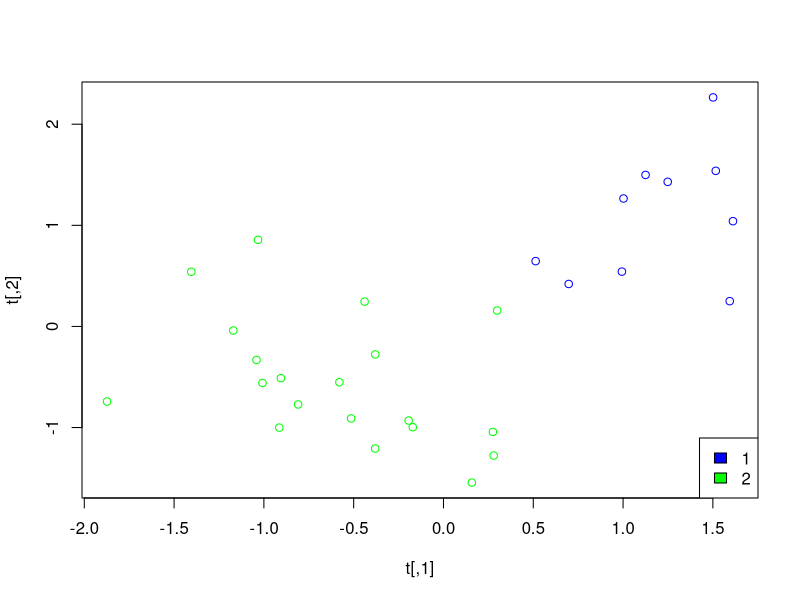
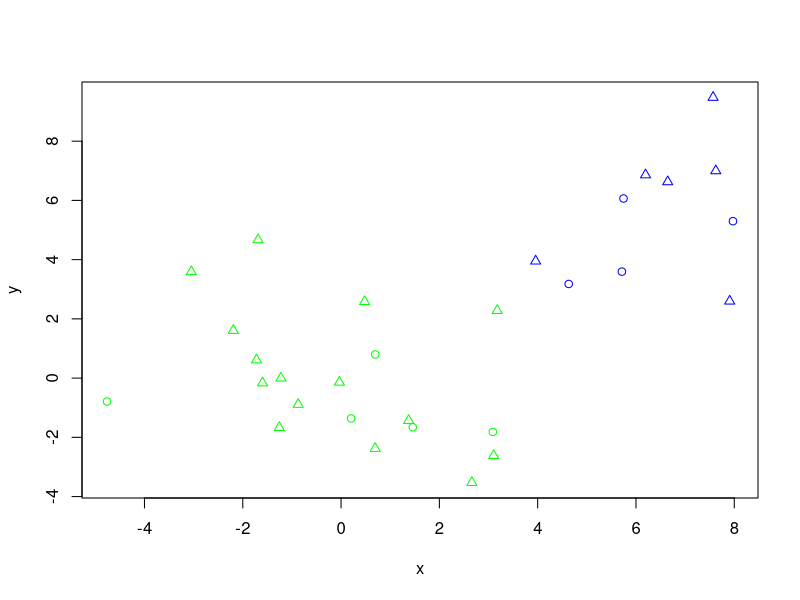
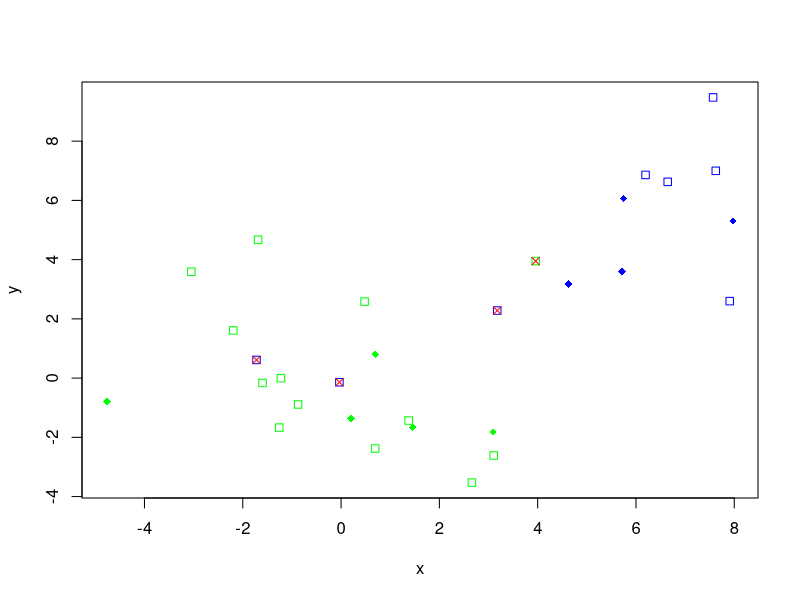

Write the R code that produced these figures, in order.
library(MASS)
x1<-rnorm(10,6,2)
y1<-rnorm(10,6,2)
x2<-rnorm(20,0,2)
y2<-rnorm(20,0,2)
xy<-cbind(c(x1, x2),c(y1, y2))

t<-scale(xy)
t

cl <- kmeans(t, 2)
cl
plot(t, col = c("blue", "green")[cl$cluster])
legend("bottomright",legend=c("1","2"),fill=c("blue","green"))


n<-30
n.train<-floor(n*0.7)            #?????????????????? ??????????????
n.test<-n-n.train                #???????????????? ??????????????

idx.train<-sample(1:n, n.train)   #?????????????????? ?????????? ????????????????
idx.test<-setdiff(1:n, idx.train)

data.train<-xy[idx.train,]       #???????????????? ???????????? ???? ????????????????
data.test<-xy[idx.test,]


cl.cluster<-cl$cluster
cl.train<-cl.cluster[idx.train]
cl.test<-cl.cluster[idx.test]

mod<-qda(data.train, cl.train)               #???????????????? ???????????????? ??????????????
cl.test_est<-predict(mod, data.test)$class   #?????????????????????????? ?????????? ????????????
sum(cl.test_est!=cl.test)/n.test             #?????????????????? ????????????
idx.wrong<-idx.test[cl.test_est!=cl.test] 


plot(xy, type = "n", xlab = "x", ylab = "y") 
points(xy[idx.train,], pch = 2, col = c("blue", "green")[cl.train])
points(xy[idx.test,], col = c("blue", "green")[cl.test])
points(xy[idx.wrong, 1], xy[idx.wrong, 2], pch = 4, col = "red") 


n.wrong.new <-floor(n.train*0.2)

idx.train.new <- sample(1:n.train, n.wrong.new)
idx.real <- idx.train[idx.train.new]
cl.train.new <- cl.cluster[idx.train]
for(i in idx.train.new){
  if(cl.train.new[i] == 1)
    cl.train.new[i] = 2
  else
    cl.train.new[i] = 1
}


mod<-qda(data.train, cl.train.new)               
cl.test_est<-predict(mod, data.test)$class
sum(cl.test_est!=cl.test)/n.test             
idx.wrong<-idx.test[cl.test_est!=cl.test] 

plot(xy, type = "n", xlab = "x", ylab = "y") 
points(xy[idx.train,], pch = 0, col = c("blue", "green")[cl.train.new])
points(xy[idx.test,], pch = 18, col = c("blue", "green")[cl.test])
points(xy[idx.real,], pch = 4, col = "red") 
points(xy[idx.wrong, 1], xy[idx.wrong, 2], pch = 3, col = "black")